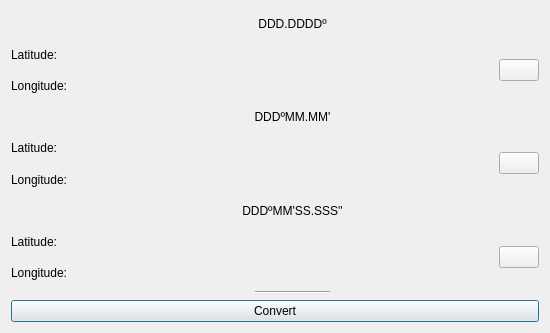
<?xml version="1.0" encoding="UTF-8"?>
<ui version="4.0">
 <class>CoordinateConverterDialog</class>
 <widget class="QDialog" name="CoordinateConverterDialog">
  <property name="geometry">
   <rect>
    <x>0</x>
    <y>0</y>
    <width>550</width>
    <height>333</height>
   </rect>
  </property>
  <property name="windowTitle">
   <string>Dialog</string>
  </property>
  <layout class="QGridLayout" name="gridLayout_2">
   <item row="7" column="0">
    <widget class="QLabel" name="latitudeLabel_dms">
     <property name="text">
      <string>Latitude:</string>
     </property>
    </widget>
   </item>
   <item row="8" column="0">
    <widget class="QLabel" name="longitudelabel_dms">
     <property name="text">
      <string>Longitude:</string>
     </property>
    </widget>
   </item>
   <item row="4" column="0">
    <widget class="QLabel" name="latitudeLabel_dm">
     <property name="text">
      <string>Latitude:</string>
     </property>
    </widget>
   </item>
   <item row="5" column="0">
    <widget class="QLabel" name="longitudelabel_dm">
     <property name="text">
      <string>Longitude:</string>
     </property>
    </widget>
   </item>
   <item row="7" column="3">
    <layout class="QHBoxLayout" name="lat_dms_horizontalLayout"/>
   </item>
   <item row="1" column="0">
    <widget class="QLabel" name="latitudelabel_d">
     <property name="text">
      <string>Latitude:</string>
     </property>
    </widget>
   </item>
   <item row="10" column="0" colspan="7">
    <widget class="QPushButton" name="convert_pushButton">
     <property name="text">
      <string>Convert</string>
     </property>
    </widget>
   </item>
   <item row="5" column="3">
    <layout class="QHBoxLayout" name="lon_dm_horizontalLayout"/>
   </item>
   <item row="2" column="0">
    <widget class="QLabel" name="longitudeLabel_d">
     <property name="text">
      <string>Longitude:</string>
     </property>
    </widget>
   </item>
   <item row="7" column="6" rowspan="2">
    <widget class="QPushButton" name="copyClipboard_pushButton_3">
     <property name="text">
      <string/>
     </property>
    </widget>
   </item>
   <item row="8" column="3">
    <layout class="QHBoxLayout" name="lon_dms_horizontalLayout"/>
   </item>
   <item row="9" column="3">
    <widget class="Line" name="line">
     <property name="orientation">
      <enum>Qt::Horizontal</enum>
     </property>
    </widget>
   </item>
   <item row="4" column="3">
    <layout class="QHBoxLayout" name="lat_dm_horizontalLayout"/>
   </item>
   <item row="4" column="6" rowspan="2">
    <widget class="QPushButton" name="copyClipboard_pushButton_2">
     <property name="text">
      <string/>
     </property>
    </widget>
   </item>
   <item row="1" column="3">
    <layout class="QHBoxLayout" name="lat_d_horizontalLayout"/>
   </item>
   <item row="2" column="3">
    <layout class="QHBoxLayout" name="lon_d_horizontalLayout"/>
   </item>
   <item row="1" column="6" rowspan="2">
    <widget class="QPushButton" name="copyClipboard_pushButton">
     <property name="sizePolicy">
      <sizepolicy hsizetype="Fixed" vsizetype="Fixed">
       <horstretch>0</horstretch>
       <verstretch>0</verstretch>
      </sizepolicy>
     </property>
     <property name="text">
      <string/>
     </property>
    </widget>
   </item>
   <item row="6" column="1" colspan="5">
    <widget class="QLabel" name="degreeminutesecond_label">
     <property name="text">
      <string>DDDºMM'SS.SSS''</string>
     </property>
     <property name="alignment">
      <set>Qt::AlignCenter</set>
     </property>
    </widget>
   </item>
   <item row="3" column="1" colspan="5">
    <widget class="QLabel" name="degreeminute_label">
     <property name="text">
      <string>DDDºMM.MM'</string>
     </property>
     <property name="alignment">
      <set>Qt::AlignCenter</set>
     </property>
    </widget>
   </item>
   <item row="0" column="1" colspan="5">
    <widget class="QLabel" name="degree_label">
     <property name="text">
      <string>DDD.DDDDº</string>
     </property>
     <property name="alignment">
      <set>Qt::AlignCenter</set>
     </property>
    </widget>
   </item>
  </layout>
 </widget>
 <resources/>
 <connections/>
</ui>
